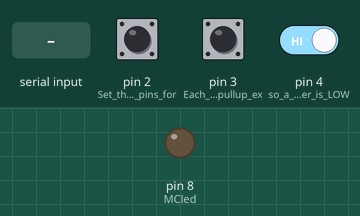
The sketch below on a simulated Arduino Uno, built with avr-gcc and run on an emulated ATmega328P. On the bench: output pins drawn as LEDs (lit = HIGH). Dashed ring = blinking. Inputs (shaded band) come from the test bench; at power-on: pin 4 (so_a_trigger_is_LOW) HIGH, pin 2 (Set_these_three_pins_for) LOW, pin 3 (Each_have_a_10k_pullup_ex) LOW. What the sketch prints to the serial monitor is not drawn.

Above: at 1.2 s.
1.3 s: "H" received over Serial
At 2.3 s:
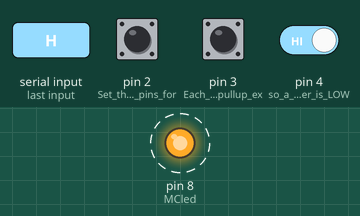
4.3 s: pin 4 (so_a_trigger_is_LOW) driven LOW
7.3 s: pin 4 (so_a_trigger_is_LOW) driven HIGH
Timing chart, 0 to 16.3 s (numbered marks = the images above; inputs shaded):
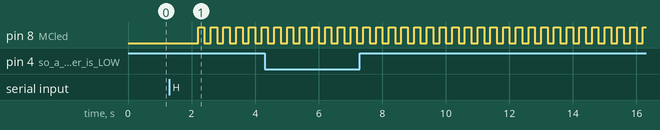

The sketch:

MasterCaution.ino
```cpp
// MasterCaution.ino
// Reads two digital button inputs for Master Caution button
// and light testing.  This code (or parts of it) will
// ultimately be inserted into an entire cockpit code.

const byte MCled = 8;                 // Master Caution (MC) LED
const unsigned long MCinterval = 200; // LED blinking interval
unsigned long MCtimer;                // MC timer to prevent delay(x) use
unsigned long MChack;                 // Hack clock designed to end MC illumination with .9 sec delay
byte onState[3] = { 0, 0, 0 };        // save the state of each pin

void setup() {
 Serial.begin(115200);     // Open serial connection
 pinMode(2, INPUT);        // Set these three pins for reading
 pinMode(3, INPUT);        // Each have a 10k pullup externally
 pinMode(4, INPUT);        // so a trigger is LOW
 pinMode(MCled, OUTPUT);   // Master Caution LED
 MCtimer = millis ();      // set MC timer to equal current clock
}

void MCflash() {           // sub-program that loops to blink MC LED
  if (digitalRead (MCled) == LOW)
      digitalWrite (MCled, HIGH);
  else
      digitalWrite (MCled, LOW);
  MCtimer = millis ();
}


void ReadCockpit() {                // sub-program that sends button pins (when pressed) to RPi
  for (int i=0; i<3; i++) {         // Iterate over pins
   if (digitalRead(i+2) == LOW) {   // Check if triggered
     if (onState[i] == 0) {         // Just triggered?
       Serial.write(i+2);           // Send the pin number
       onState[i] = 1;              // but just once
     }
   } else {
     onState[i] = 0;                // Not triggered
   }
 }
 delay(10);}


void loop() {
  ReadCockpit();                          // read button stati (statuses?)
  if (Serial.available()) {
   char MC = Serial.read();
   if (MC == 'H') {                       // RPi sends Arduino 'H' if MC triggered
     delay(900);                          // delay to allow RPi sound to start
     MChack=-1001;                        // set hack to start at -1001
     while (millis()-MChack != 700) {     // current time minus hack... starts at 1001 and gets larger (subtracting a negative) until MC button press resets
       if ( (millis () - MCtimer) >= MCinterval) {
       MCflash();
       if ( digitalRead(4)==LOW) {
         MChack=millis();                 // MC button reset, starting .7sec delay (the 700 above)
         Serial.write(4);                 // send MC Pin to RPi to shut down the sound loop
         }
       }}
       digitalWrite(MCled, LOW);
       }
    }
  }
```

Measured:
- after the input at 1.3 s, pin 8 (MCled): alternates HIGH for 0.20 s and LOW for 0.20 s, starting after 0.90 s
